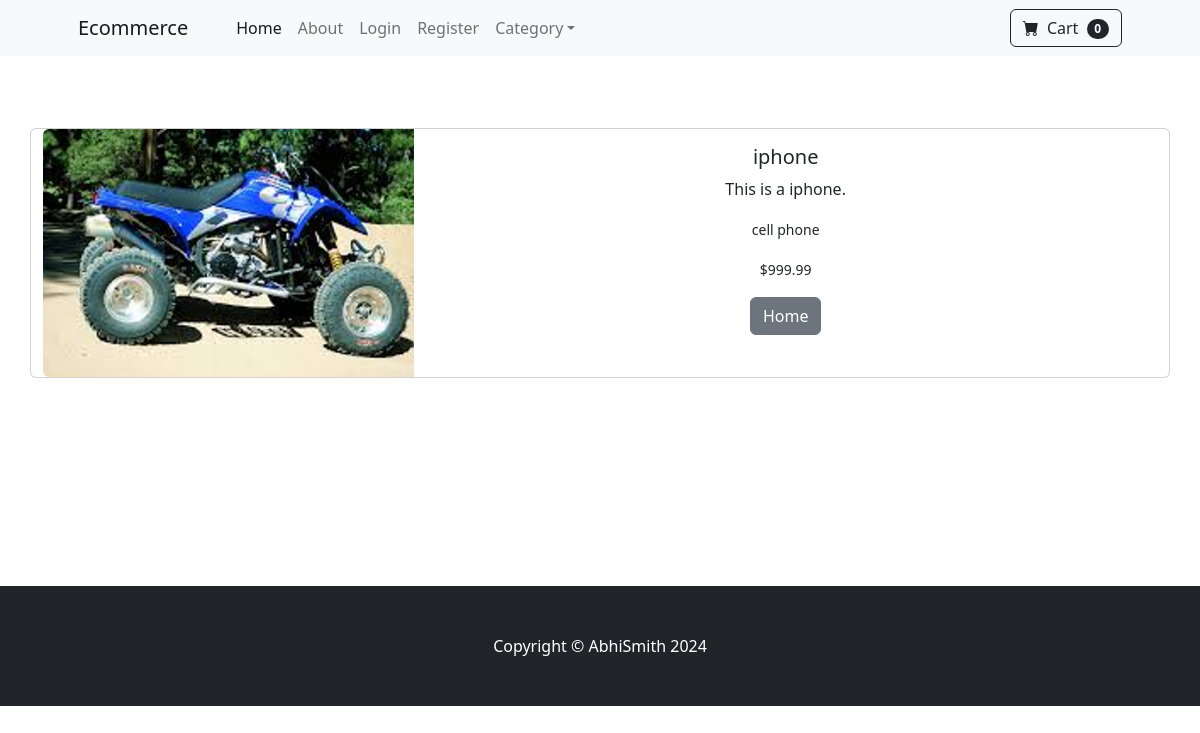
Page /product/1 on the committed database.
### store/models.py (models this page shows, shortened)
class Product(models.Model):
    name = models.CharField(max_length=50)
    price = models.DecimalField(default=0, decimal_places=2, max_digits=6)
    category = models.ForeignKey(Category, on_delete=models.CASCADE, default=1)
    description = models.CharField(max_length=50, default='', blank=True, null=True)
    image = models.ImageField(upload_to='uploads/product/')
    is_sale = models.BooleanField(default=False)
    sale_price = models.DecimalField(default=0, decimal_places=2, max_digits=6)

class Category(models.Model):
    name = models.CharField(max_length=50)
    def __str__(self) -> str:
        return self.name
    class Meta:
        verbose_name_plural = 'categories'

### store/views.py (the view)
# urls.py: path('product/<int:pk>',  views.product, name='product'),
def product(request, pk):
    product = Product.objects.get(id=pk)
    return render(request, 'product.html', {'product':product})

### store/templates/product.html (shortened to what this page needs)
{%  extends 'base.html' %}
{% block content %}
<br/>
<br/>
<br/>
<div class="container">
    <div class="row">
            <div class="card mb-3" >
                <div class="row g-0">
                  <div class="col-md-4">
                    <img src="{{product.image.url}}" class="img-fluid rounded-start" alt="...">
                  </div>
                  <div class="col-md-8">
                    <div class="card-body">
                        <center>
                      <h5 class="card-title">{{ product.name }}</h5>
                      <p class="card-text">{{ product.description }}.</p>
                      <p class="card-text"><small class="text-body-secondary">{{ product.category }}</small></p>
                        {% if product.is_sale %}
                        <div class="d-flex justify-content-center small text-warning mb-2">
                            <div class="bi-star-fill"></div>
                            &nbsp;&nbsp;Sale!&nbsp;&nbsp;
                            <div class="bi-star-fill"></div>
                        </div>
                        <strike>${{ product.price }}</strike> ${{ product.sale_price }}
                        <br/>
                        {% else %}
                        <p class="card-text"><small class="text-body-secondary">${{ product.price }}</small></p>
                        {% endif %}
                      <a href="{% url 'home' %}" class="btn btn-secondary">Home</a>
                    </div>
                  </div>
                </div>
              </div>
    </div>
    <br/>
    <br/>
    <br/>
    <br/><br/><br/><br/><br/>
</div>
{%endblock%}

### rows in the picture
Product: image (picture), name "iphone", description "This is a iphone", category "cell phone", price "999.99"
